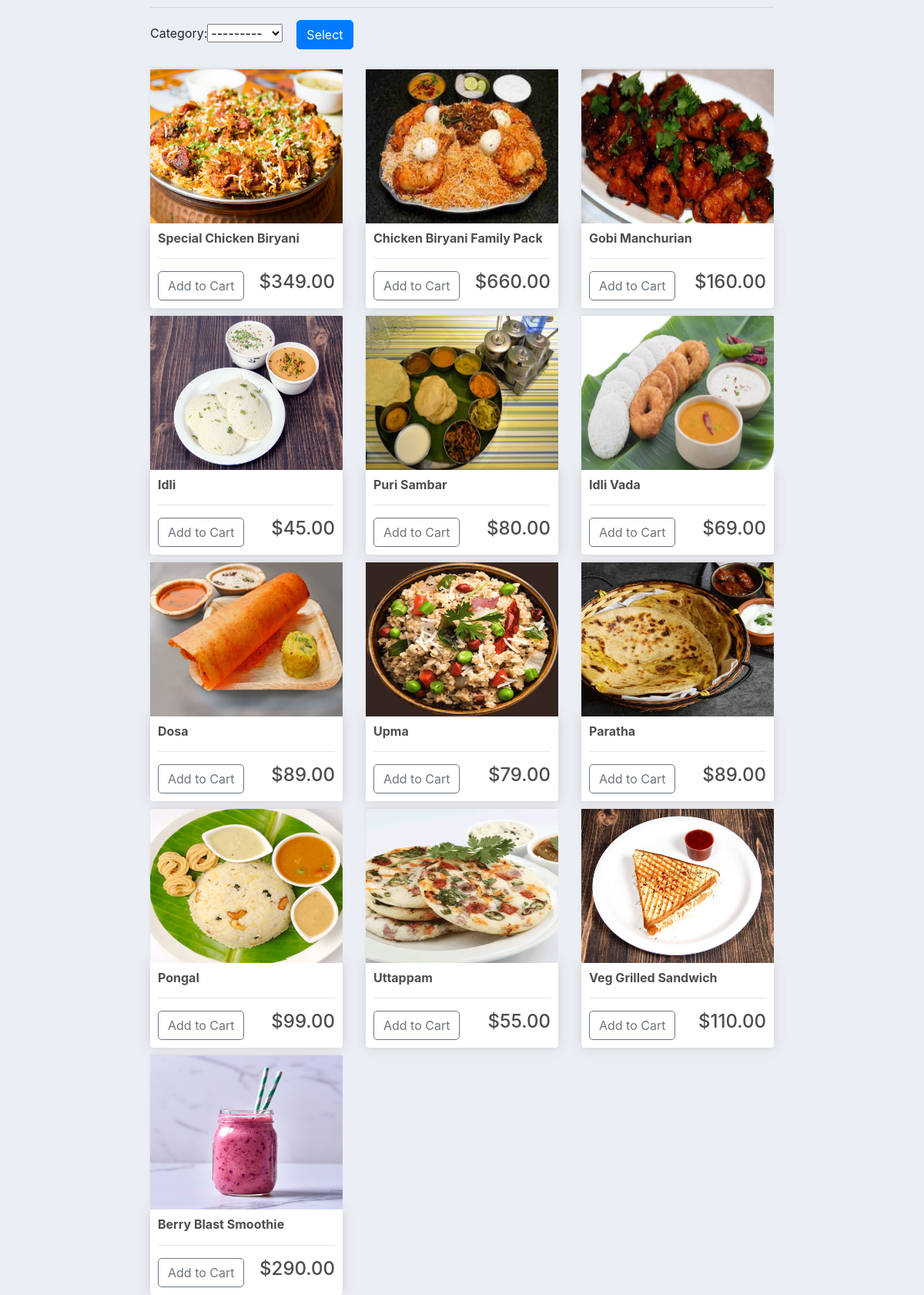
/ (lower part), run on an earlier commit of the app's database.
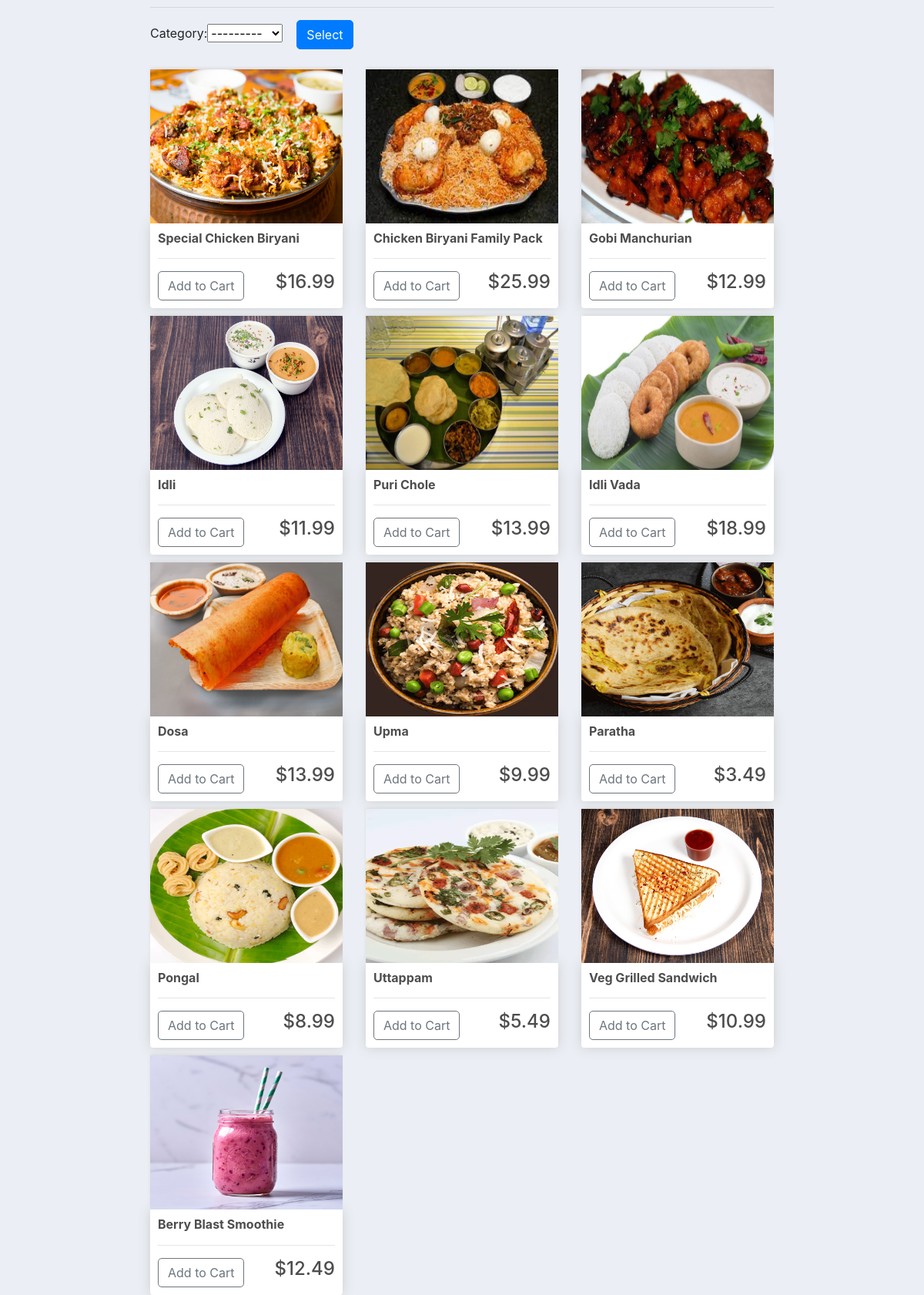
And on a later commit of the database.
### store/models.py (models this page shows, shortened)
class Item(models.Model):
    CATEGORY = (
        ('VEG', 'VEG'),
        ('NON-VEG', 'NON-VEG'),
        ('SNACKS', 'SNACKS'),
    )
    AVA = (
        ('Yes', 'Yes'),
        ('No', 'No'),
    )
    name = models.CharField(max_length=200, null=True)
    price = models.DecimalField(null=True, max_digits=10, decimal_places=2)
    category = models.CharField(max_length=200, null=True, choices=CATEGORY)
    description = models.CharField(max_length=500, null=True)
    image = models.ImageField(null=True, blank=True)
    available = models.CharField(max_length=200, null=True, choices=AVA, default=AVA[0][0])
    @property
    def imageURL(self):
        try:
            url = self.image.url
        except:
            url = ''
        return url

### store/views.py (the view)
# urls.py: path('', views.menu, name="menu"),
def menu(request):
    if request.user.is_authenticated:
        customer = request.user.customer
        order, created = Order.objects.get_or_create(customer=customer, complete=False)
        items = order.orderitem_set.all()
        cartItems = order.get_cart_items
    else:
        order = {'get_cart_total': 0, 'get_cart_items': 0, 'order_type': False}
        items = []
        cartItems = order['get_cart_items']
    products = Item.objects.filter(available='Yes')
    myFilter = MenuFilter(request.GET, queryset=products)
    products = myFilter.qs
    context = {'products': products, 'cartItems': cartItems,
               'myFilter': myFilter}
    return render(request, 'stores/menu.html', context)

### store/templates/stores/menu.html (shortened to what this page needs)
{% extends 'stores/main.html' %}
{% load static %}
{% block content %}
    <hr>
    <form method="get">
        {{ myFilter.form }}
        <button class="btn btn-primary" type="submit">Select</button>
    </form>
    <div class="row">
        {% for product in products %}
            <div class="col-lg-4">
                <img class="thumbnail" src="{{ product.imageURL }}">
                <div class="box-element product">
                    <h6><strong>{{ product.name }}</strong></h6>
                    <hr>
                    <button data-product={{ product.id }} data-action="add"
                            class="btn btn-outline-secondary add-btn update-cart">Add to Cart
                    </button>
                    <h4 style="display: inline-block; float: right">${{ product.price|floatformat:2 }}</h4>
                </div>
            </div>
        {% endfor %}
    </div>
{% endblock content %}

### store/templates/stores/main.html (shortened to what this page needs)
{% load static %}
<html lang="en">
<head>
    <link rel="stylesheet" href="{% static 'css/bootstrap.min.css' %}">
    <link rel="stylesheet" href="{% static 'css/main.css' %}">
</head>
<body>
<div class="container " style="max-width: 70%">
    {% block content %}
    {% endblock content %}
</div>
</body>
</html>

### store/templates/stores/nav.html (shortened to what this page needs)
{% load static %}

### store/templates/stores/slider.html (shortened to what this page needs)
{% load static %}

### static/css/main.css (style rules this page uses)
body { background-color: hsl(0, 0%, 98%); }
h1, h2, h3, h4, h5, h6 { color: hsl(0, 0%, 30%); }
.box-element { box-shadow: hsl(0, 0%, 80%) 0 0 16px; background-color: #fff; border-radius: 4px; padding: 10px; }
.thumbnail { width: 100%; height: 200px; -webkit-box-shadow: -1px -3px 5px -2px rgba(214, 214, 214, 1); -moz-box-shadow: -1px -3px 5px -2px rgba(214, 214, 214, 1); box-shadow: -1px -3px 5px -2px rgba(214, 214, 214, 1); }
.product { border-radius: 0 0 4px 4px; }
.col-lg-4, .col-lg-6, .col-lg-8, .col-lg-12 { margin-top: 10px; }
.btn { border-radius: 5px; }
body { background-color: #ebeff5; }

What changed in the data, as far as the page shows it:
changed Item "Special Chicken Biryani": price "349.00" → "16.99"
changed Item "Chicken Biryani Family Pack": price "660.00" → "25.99"
changed Item "Gobi Manchurian": price "160.00" → "12.99"
changed Item "Idli": price "45.00" → "11.99"
changed Item: name "Puri Sambar" → "Puri Chole"; price "80.00" → "13.99"
changed Item "Idli Vada": price "69.00" → "18.99"
changed Item "Dosa": price "89.00" → "13.99"
changed Item "Upma": price "79.00" → "9.99"
changed Item "Paratha": price "89.00" → "3.49"
changed Item "Pongal": price "99.00" → "8.99"
changed Item "Uttappam": price "55.00" → "5.49"
changed Item "Veg Grilled Sandwich": price "110.00" → "10.99"
changed Item "Berry Blast Smoothie": price "290.00" → "12.49"
